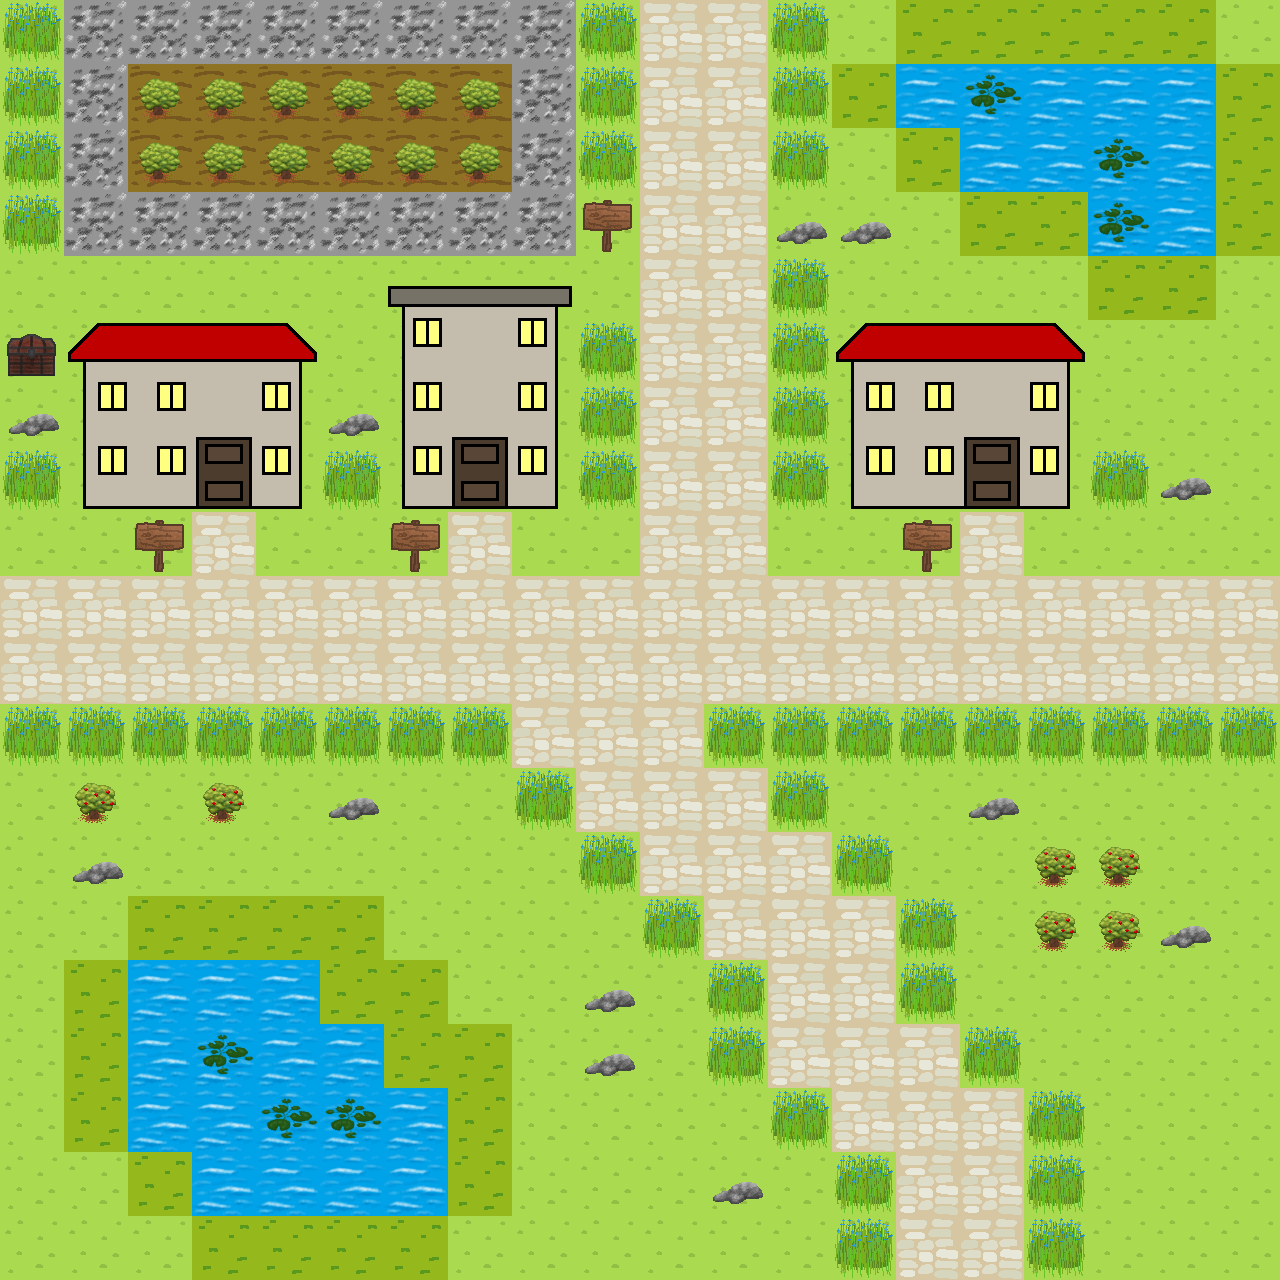

A 2D game scene composited from a Tiled map and its tileset images. What follows is a short description and the map's XML, with each tile layer's data collapsed to a summary:
An orthogonal 20x20 tile map with 64x64 px tiles, 3 tile layers (suelo, decoracionsuelo, casa), 15 tilesets and 36 objects.

<map version="1.10" tiledversion="1.11.2" orientation="orthogonal" renderorder="right-down" width="20" height="20" tilewidth="64" tileheight="64" infinite="0" nextlayerid="8" nextobjectid="53">
 <tileset firstgid="1" source="assets/tilesets/pasto.tsx" />
 <tileset firstgid="2" source="assets/tilesets/path2.tsx" />
 <tileset firstgid="3" source="assets/tilesets/water.tsx" />
 <tileset firstgid="4" source="assets/tilesets/casa1.tsx" />
 <tileset firstgid="16" source="assets/tilesets/casa2.tsx" />
 <tileset firstgid="28" source="assets/tilesets/flores.tsx" />
 <tileset firstgid="29" source="assets/tilesets/lilypad.tsx" />
 <tileset firstgid="30" source="assets/tilesets/farmland.tsx" />
 <tileset firstgid="31" source="assets/tilesets/piedra.tsx" />
 <tileset firstgid="32" source="assets/tilesets/cofre.tsx" />
 <tileset firstgid="33" source="assets/tilesets/granite floor.tsx" />
 <tileset firstgid="34" source="assets/tilesets/monsoongrass.tsx" />
 <tileset firstgid="35" source="assets/tilesets/arbusto.tsx" />
 <tileset firstgid="36" source="assets/tilesets/arbusto plantado.tsx" />
 <tileset firstgid="37" source="assets/tilesets/señal.tsx" />
 <layer id="1" name="suelo" width="20" height="20">
  <data>[400 cells, 400 non-empty, 7 distinct tile ids]</data>
 </layer>
 <layer id="3" name="decoracionsuelo" width="20" height="20">
  <data>[400 cells, 88 non-empty, 6 distinct tile ids]</data>
 </layer>
 <layer id="2" name="casa" width="20" height="20">
  <data>[400 cells, 36 non-empty, 24 distinct tile ids]</data>
 </layer>
 <objectgroup id="5" name="Collision">
  <properties>
   <property name="_Collidable" type="bool" value="true" />
  </properties>
  <object id="9" x="76" y="442" width="234" height="64" />
  <object id="10" x="396" y="454" width="172" height="50" />
  <object id="11" x="844" y="332" width="234" height="176" />
  <object id="12" x="1164" y="460" width="48" height="48" />
  <object id="13" x="778" y="202" width="112" height="46" />
  <object id="14" x="1029.33" y="840.667" width="116" height="118" />
  <object id="15" x="1160" y="904" width="52" height="54" />
  <object id="16" x="966" y="776" width="58" height="54" />
  <object id="17" x="330" y="776" width="48" height="50" />
  <object id="18" x="584" y="968" width="52" height="112" />
  <object id="19" x="702" y="1154" width="62" height="56" />
  <object id="20" x="68" y="838" width="54" height="52" />
  <object id="21" x="74" y="778" width="52" height="46" />
  <object id="22" x="198" y="778" width="56" height="54" />
  <object id="23" x="8" y="328" width="52" height="118" />
  <object id="25" x="134" y="68" width="372" height="122" />
  <object id="26" x="904" y="68" width="306" height="58" />
  <object id="27" x="964" y="114" width="250" height="78" />
  <object id="28" x="1092" y="188" width="122" height="64" />
  <object id="30" x="132" y="962" width="184" height="184" />
  <object id="31" x="320" y="1088" width="124" height="126" />
  <object id="32" x="320" y="1028" width="60" height="58" />
  <object id="33" x="194" y="1150" width="128" height="62" />
  <object id="35" x="82" y="360" width="228.667" height="82" />
  <object id="36" x="320" y="400" width="68" height="46" />
  <object id="37" x="397.333" y="351.333" width="170.667" height="154" />
  <object id="43" x="129.333" y="512" width="60" height="62.6667" />
  <object id="44" x="390.667" y="509.333" width="53.3333" height="68" />
  <object id="45" x="578.667" y="197.333" width="57.3333" height="56" />
  <object id="46" x="901.333" y="504" width="54.6667" height="70.6667" />
  <object id="47" x="989.333" y="690.667" />
 </objectgroup>
 <objectgroup id="6" name="Trigger">
  <object id="39" x="10.6667" y="582.667" width="112" height="113.333">
   <properties>
    <property name="dialog" value="Se siente una fuerza extraña aca..." />
    <property name="once" type="bool" value="true" />
   </properties>
  </object>
 </objectgroup>
 <objectgroup id="7" name="SeñalesTrigger">
  <object id="48" x="129.333" y="512" width="58.6667" height="64" />
  <object id="49" x="386.667" y="509.333" width="60" height="66.6667" />
  <object id="50" x="576" y="190.667" width="61.3333" height="61.3333" />
  <object id="51" x="896" y="509.333" width="64" height="66.6667" />
 </objectgroup>
</map>
